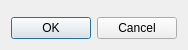
<?xml version="1.0" encoding="UTF-8"?>
<ui version="4.0">
 <class>PluginConfigDialog</class>
 <widget class="QDialog" name="PluginConfigDialog">
  <property name="geometry">
   <rect>
    <x>0</x>
    <y>0</y>
    <width>174</width>
    <height>47</height>
   </rect>
  </property>
  <property name="windowTitle">
   <string>Dialog</string>
  </property>
  <layout class="QVBoxLayout" name="layout">
   <item>
    <widget class="QWidget" name="widget" native="true">
     <layout class="QVBoxLayout" name="mainLayout">
      <property name="leftMargin">
       <number>0</number>
      </property>
      <property name="topMargin">
       <number>0</number>
      </property>
      <property name="rightMargin">
       <number>0</number>
      </property>
      <property name="bottomMargin">
       <number>0</number>
      </property>
     </layout>
    </widget>
   </item>
   <item>
    <widget class="QDialogButtonBox" name="buttonBox">
     <property name="orientation">
      <enum>Qt::Horizontal</enum>
     </property>
     <property name="standardButtons">
      <set>QDialogButtonBox::Cancel|QDialogButtonBox::Ok</set>
     </property>
    </widget>
   </item>
  </layout>
 </widget>
 <resources/>
 <connections>
  <connection>
   <sender>buttonBox</sender>
   <signal>accepted()</signal>
   <receiver>PluginConfigDialog</receiver>
   <slot>accept()</slot>
   <hints>
    <hint type="sourcelabel">
     <x>248</x>
     <y>254</y>
    </hint>
    <hint type="destinationlabel">
     <x>157</x>
     <y>274</y>
    </hint>
   </hints>
  </connection>
  <connection>
   <sender>buttonBox</sender>
   <signal>rejected()</signal>
   <receiver>PluginConfigDialog</receiver>
   <slot>reject()</slot>
   <hints>
    <hint type="sourcelabel">
     <x>316</x>
     <y>260</y>
    </hint>
    <hint type="destinationlabel">
     <x>286</x>
     <y>274</y>
    </hint>
   </hints>
  </connection>
 </connections>
</ui>
